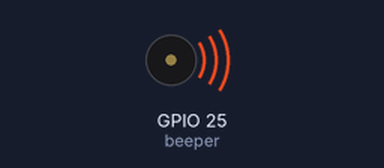
A program run on a simulated ESP32 board running MicroPython. Parts: buzzer (waves = sounding). At 4.0 s the program stops and its outputs stay as they are.

Above: at 0.2 s.
At 2.45 s:
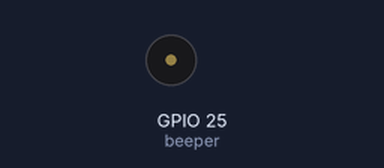
Timing chart, 0 to 3.0 s (numbered marks = the images above):
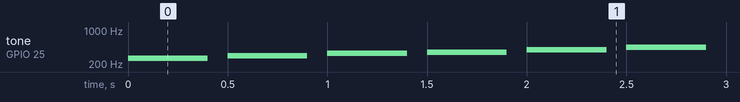

The program:

step2_notes.py
```python
from machine import Pin, PWM
import time

beeper = PWM(Pin(25))  # 수동 부저를 25번 핀에, 처음에는 조용히
beeper.freq(440)
beeper.duty(0)

notes = [262, 294, 330, 349, 392, 440, 494, 523]  # 도 레 미 파 솔 라 시 도
for hz in notes:
    beeper.freq(hz)  # 떨림 빠르기(음 높이)를 정하고 0.4초 울리기
    beeper.duty(512)
    time.sleep(0.4)
    beeper.duty(0)
    time.sleep(0.1)  # 음과 음 사이 쉼
```

Measured:
- by itself, tone on GPIO 25 (beeper): plays 262 Hz for 0.40 s, 294 Hz for 0.40 s, 330 Hz for 0.40 s, 349 Hz for 0.40 s, 392 Hz for 0.40 s, 440 Hz for 0.40 s … (8 notes in this stretch)
